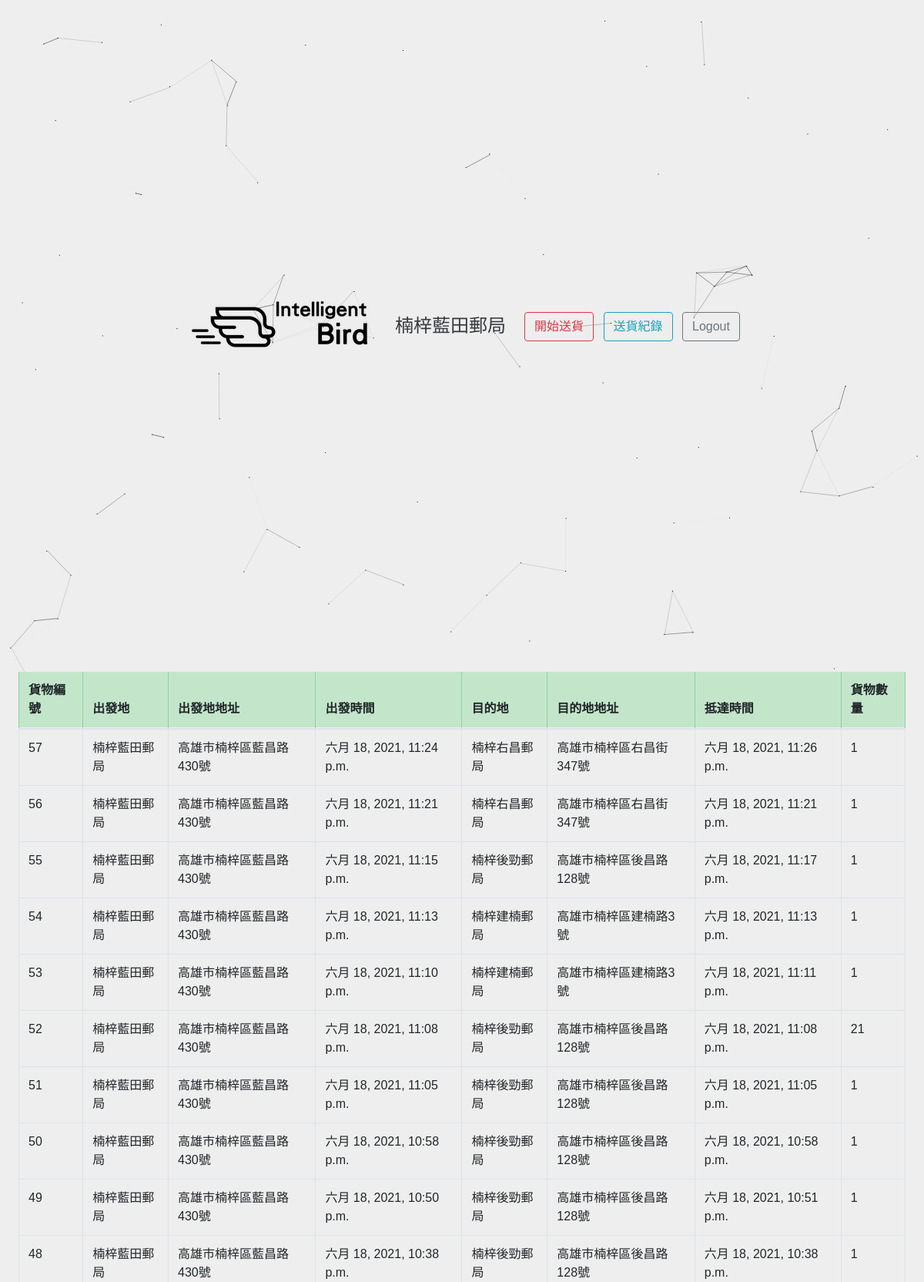
The app's page /record (signed in, upper part) with its own data.
### drone/models.py (models this page shows)
class mailOffices(models.Model):
    name = models.CharField(max_length=150) #郵局名稱
    password = models.TextField(blank=True, null=True) #郵局登入密碼
    email = models.CharField(max_length=150) #郵局email
    city = models.CharField(max_length=30) #郵局地址的縣市
    region = models.CharField(max_length=30) #郵局地址的區
    address = models.CharField(max_length=150) #郵局地址的里等等

class packages(models.Model):
    dest_office = models.ForeignKey(mailOffices, on_delete=models.CASCADE,related_name="destination") #每次送貨會有對應的目的地郵局
    source_office = models.ForeignKey(mailOffices, on_delete=models.CASCADE,related_name="source") #每次送貨會有對應的出發地郵局
    counts = models.IntegerField(null=False, default=0) #每次貨物的數量
    taken = models.BooleanField(default=False) #是否被拿取了
    deliver = models.DateTimeField(default=timezone.now) #送出貨物的時間
    arrived = models.DateTimeField(default=timezone.now) #簽收貨物的時間
    class Meta:
        ordering = ['-id']

### drone/views.py (the view)
# urls.py: path('record',dviews.record),
def record(req):
    name = req.session.get('name',False)
    if name:
        record = packages.objects.filter()
        return render(req,"record.html",{"pList":record,"name":req.session['name']})
    else:
        return HttpResponseRedirect("/")

### templates/record.html (shortened to what this page needs)
<!DOCTYPE html>
<html lang="en">
<head>
    {% include 'required.html' %}
    {% include 'nav.html' %}
    <link rel="stylesheet" href="/statics/css/record.css">
</head>
<body>
    <div class="wrapper w-100 p-4" style="height: 85vh;">
        <div class="table-wrapper-scroll-y my-custom-scrollbar">
            <table class="table table-bordered" style="max-height: 10vh; ">
                <thead style="position: sticky; top: 0;">
                    <tr class="table-success">
                        <th scope="col">貨物編號</th>
                        <th scope="col">出發地</th>
                        <th scope="col">出發地地址</th>
                        <th scope="col">出發時間</th>
                        <th scope="col">目的地</th>
                        <th scope="col">目的地地址</th>
                        <th scope="col">抵達時間</th>
                        <th scope="col">貨物數量</th>
                    </tr>
                </thead>
                <tbody>
                    {% for p in pList %}
                    <tr>
                        <td>{{p.id}}</td>
                        <td>{{p.source_office.name}}</td>
                        <td>{{p.source_office.city}}{{p.source_office.region}}{{p.source_office.address}}</td>
                        <td>{{p.deliver}}</td>
                        <td>{{p.dest_office.name}}</td>
                        <td>{{p.dest_office.city}}{{p.dest_office.region}}{{p.dest_office.address}}</td>
                        <td>{{p.arrived}}</td>
                        <td>{{p.counts}}</td>
                    </tr>
                    {% endfor %}
                </tbody>
            </table>
        </div>
    </div>
</body>
</html>

### templates/required.html (shortened to what this page needs)
<link rel="stylesheet" href="/statics/css/bootstrap.min.css">
<link rel="stylesheet" href="/statics/css/common.css">
<link rel="stylesheet" href="https://cdnjs.cloudflare.com/ajax/libs/font-awesome/4.7.0/css/font-awesome.css"></link>

### templates/nav.html (shortened to what this page needs)
<nav class="navbar navbar-expand-lg" style="height: 15vh;">
  <div class="collapse navbar-collapse justify-content-center align-items-center" id="navbarText">
    <a class="d-flex justify-content-center align-items-center mr-3" href="/"><img src="/statics/images/rsz.png"
        class="mb-2" alt=""></a>
    <ul class="navbar-nav mr-3">
      {% if name %}
      <li class="nav-item">
        <p class="text-dark h5 nav-link mb-0" style="font-size: 1.5rem;">{{name}}</p>
      </li>
      {% endif %}
    </ul>
    <span class="navbar-text">
      {% if name %}
      <a href="/plan"><button type="button" class="btn btn-outline-danger mr-2">開始送貨</button></a>
      <button type="button" class="btn btn-outline-info mr-2" id="record">送貨紀錄</button>
      <button type="button" class="btn btn-outline-secondary" onclick="logout()">Logout</button>
      {% endif %}
    </span>
  </div>
</nav>

### statics/css/common.css (style rules this page uses)
body { font-family: "Noto Sans TC", sans-serif; }
.wrapper { display: flex; height: 85vh; width: 99vw; align-items: center; overflow: auto; flex-direction: column; }

### statics/css/record.css (style rules this page uses)
.my-custom-scrollbar { position: relative; height: 75vh; overflow: auto; }
.table-wrapper-scroll-y { display: block; }

### records on screen
mailOffices: name "楠梓藍田郵局"
packages: id "57", source_office.name "楠梓藍田郵局", source_office.city "高雄市", source_office.region "楠梓區", source_office.address "藍昌路430號", deliver "六月 18, 2021, 11:24 p.m.", dest_office.name "楠梓右昌郵局", dest_office.city "高雄市", dest_office.region "楠梓區", dest_office.address "右昌街347號", arrived "六月 18, 2021, 11:26 p.m.", counts "1"
packages: id "56", source_office.name "楠梓藍田郵局", source_office.city "高雄市", source_office.region "楠梓區", source_office.address "藍昌路430號", deliver "六月 18, 2021, 11:21 p.m.", dest_office.name "楠梓右昌郵局", dest_office.city "高雄市", dest_office.region "楠梓區", dest_office.address "右昌街347號", arrived "六月 18, 2021, 11:21 p.m.", counts "1"
packages: id "55", source_office.name "楠梓藍田郵局", source_office.city "高雄市", source_office.region "楠梓區", source_office.address "藍昌路430號", deliver "六月 18, 2021, 11:15 p.m.", dest_office.name "楠梓後勁郵局", dest_office.city "高雄市", dest_office.region "楠梓區", dest_office.address "後昌路128號", arrived "六月 18, 2021, 11:17 p.m.", counts "1"
packages: id "54", source_office.name "楠梓藍田郵局", source_office.city "高雄市", source_office.region "楠梓區", source_office.address "藍昌路430號", deliver "六月 18, 2021, 11:13 p.m.", dest_office.name "楠梓建楠郵局", dest_office.city "高雄市", dest_office.region "楠梓區", dest_office.address "建楠路3號", arrived "六月 18, 2021, 11:13 p.m.", counts "1"
packages: id "53", source_office.name "楠梓藍田郵局", source_office.city "高雄市", source_office.region "楠梓區", source_office.address "藍昌路430號", deliver "六月 18, 2021, 11:10 p.m.", dest_office.name "楠梓建楠郵局", dest_office.city "高雄市", dest_office.region "楠梓區", dest_office.address "建楠路3號", arrived "六月 18, 2021, 11:11 p.m.", counts "1"
packages: id "52", source_office.name "楠梓藍田郵局", source_office.city "高雄市", source_office.region "楠梓區", source_office.address "藍昌路430號", deliver "六月 18, 2021, 11:08 p.m.", dest_office.name "楠梓後勁郵局", dest_office.city "高雄市", dest_office.region "楠梓區", dest_office.address "後昌路128號", arrived "六月 18, 2021, 11:08 p.m.", counts "21"
packages: id "51", source_office.name "楠梓藍田郵局", source_office.city "高雄市", source_office.region "楠梓區", source_office.address "藍昌路430號", deliver "六月 18, 2021, 11:05 p.m.", dest_office.name "楠梓後勁郵局", dest_office.city "高雄市", dest_office.region "楠梓區", dest_office.address "後昌路128號", arrived "六月 18, 2021, 11:05 p.m.", counts "1"
packages: id "50", source_office.name "楠梓藍田郵局", source_office.city "高雄市", source_office.region "楠梓區", source_office.address "藍昌路430號", deliver "六月 18, 2021, 10:58 p.m.", dest_office.name "楠梓後勁郵局", dest_office.city "高雄市", dest_office.region "楠梓區", dest_office.address "後昌路128號", arrived "六月 18, 2021, 10:58 p.m.", counts "1"
packages: id "49", source_office.name "楠梓藍田郵局", source_office.city "高雄市", source_office.region "楠梓區", source_office.address "藍昌路430號", deliver "六月 18, 2021, 10:50 p.m.", dest_office.name "楠梓後勁郵局", dest_office.city "高雄市", dest_office.region "楠梓區", dest_office.address "後昌路128號", arrived "六月 18, 2021, 10:51 p.m.", counts "1"
packages: id "48", source_office.name "楠梓藍田郵局", source_office.city "高雄市", source_office.region "楠梓區", source_office.address "藍昌路430號", deliver "六月 18, 2021, 10:38 p.m.", dest_office.name "楠梓後勁郵局", dest_office.city "高雄市", dest_office.region "楠梓區", dest_office.address "後昌路128號", arrived "六月 18, 2021, 10:38 p.m.", counts "1"
